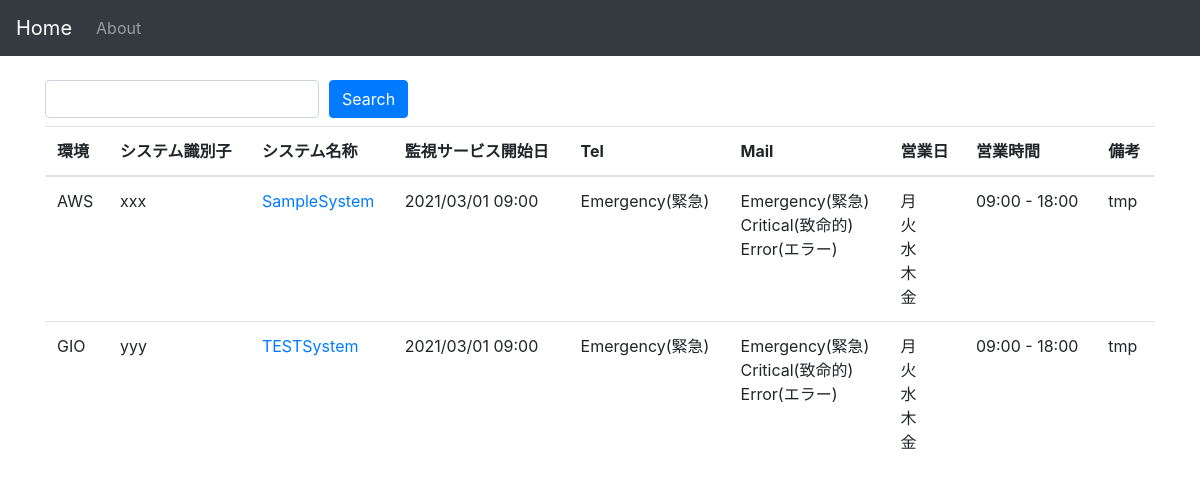
The page / on the database its author committed.
### contactmaster/models.py (models this page shows, shortened)
class System(models.Model):
    env = models.CharField(max_length=200)
    identifier = models.CharField(max_length=10)
    system_name = models.CharField(max_length=500)
    start_date = models.DateTimeField(blank=True, null=True)
    tel = models.CharField(max_length=12)
    mail = models.CharField(max_length=12)
    remarks = models.CharField(max_length=500)
    business_day = models.CharField(max_length=18)
    business_hour_stat = models.TimeField(blank=True, null=True)
    business_hour_end = models.TimeField(blank=True, null=True)

### contactmaster/views.py (the view)
# urls.py: path('', views.SystemList.as_view(), name='system'),
class SystemList(ListView):
    def get_queryset(self):
        q_word = self.request.GET.get('query')
        if q_word:
            object_list = System.objects.filter(
                Q(system_name__icontains=q_word) | Q(env__icontains=q_word))
            object_list = update_filed( object_list)
        else:
            object_list = System.objects.all()
            object_list = update_filed( object_list)
        return object_list

### contactmaster/templates/contactmaster/system_list.html (shortened to what this page needs)
{% extends 'base.html' %}
{% block content %}
<form action="" method="get">
    <div class="form-row align-items-center">
        <div class="col-auto">
            <input name="query" value="{{ request.GET.query }}" type="text" class="form-control mb-2">
        </div>
        <div class="col-auto">
            <button type="submit" class="btn btn-primary mb-2">Search</button>
        </div>
    </div>
</form>
<table class="table">
    <thead>
        <tr>
            <th scope="col">環境</th>
            <th scope="col">システム識別子</th>
            <th scope="col">システム名称</th>
            <th scope="col">監視サービス開始日</th>
            <th scope="col">Tel</th>
            <th scope="col">Mail</th>
            <th scope="col">営業日</th>
            <th scope="col">営業時間</th>
            <th scope="col">備考</th>
        </tr>
    </thead>
    {% for val in object_list %}
    <tr>
        <td>{{ val.env }}</td>
        <td>{{ val.identifier }}</td>
        <td><a href='/detail/{{ val.id }}'>{{ val.system_name }}</a></td>
        <td>{{ val.start_date }}</td>
        <td>{{ val.tel | linebreaksbr}}</td>
        <td>{{ val.mail | linebreaksbr}}</td>
        <td>{{ val.business_day | linebreaksbr}}</td>
        <td>{{ val.business_hour_stat }} - {{ val.business_hour_end }}</td>
        <td>{{ val.remarks }}</td>
    </tr>
    {% endfor %}
</table>
{% endblock %}

### rows shown on the page
System: env "AWS", identifier "xxx", system_name "SampleSystem", start_date "2021/03/01 09:00", tel "Emergency(緊急)", mail "Emergency(緊急) Critical(致命的) Error(エラー)", business_day "月 火 水 木 金", business_hour_stat "09:00", business_hour_end "18:00", remarks "tmp"
System: env "GIO", identifier "yyy", system_name "TESTSystem", start_date "2021/03/01 09:00", tel "Emergency(緊急)", mail "Emergency(緊急) Critical(致命的) Error(エラー)", business_day "月 火 水 木 金", business_hour_stat "09:00", business_hour_end "18:00", remarks "tmp"
